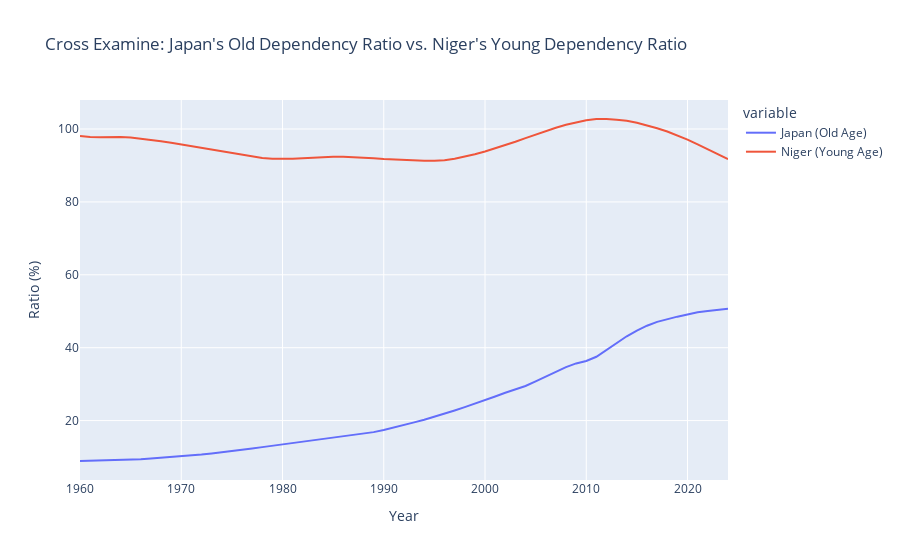

Notebook source saved alongside this figure:
### Code cell
# Cross Examine
variable_labels = {"SP.POP.DPND.OL": "Old Age Dependency Ratio",
                   "SP.POP.DPND.YG": "Young Age Dependency Ratio"}

df = wbdata.get_dataframe(variable_labels, country=countries, parse_dates=True)
df = df.unstack('country')

comparison_df = df.loc[:, [
    ('Old Age Dependency Ratio', 'Japan'), 
    ('Young Age Dependency Ratio', 'Niger')
]]

comparison_df.index = comparison_df.index.year
comparison_df.columns = ['Japan (Old Age)', 'Niger (Young Age)'] # Rename for the legend

fig = comparison_df.plot(
    title="Cross Examine: Japan's Old Dependency Ratio vs. Niger's Young Dependency Ratio",
    labels={'value': 'Ratio (%)', 'date': 'Year'}
)

fig.show()

### Figure 1 — Plotly figure (JSON) as saved in the notebook; plotly's stock layout.template omitted (floating-point values rounded to 4 significant figures)
{"data": [{"hovertemplate": "variable=Japan (Old Age)<br>Year=%{x}<br>Ratio (%)=%{y}<extra></extra>", "legendgroup": "Japan (Old Age)", "line": {"color": "#636efa", "dash": "solid"}, "marker": {"symbol": "circle"}, "mode": "lines", "name": "Japan (Old Age)", "orientation": "v", "showlegend": true, "type": "scatter", "x": [1960, 1961, 1962, 1963, 1964, 1965, 1966, 1967, 1968, 1969, 1970, 1971, 1972, 1973, 1974, 1975, 1976, 1977, 1978, 1979, 1980, 1981, 1982, 1983, 1984, 1985, 1986, 1987, 1988, 1989, 1990, 1991, 1992, 1993, 1994, 1995, 1996, 1997, 1998, 1999, 2000, 2001, 2002, 2003, 2004, 2005, 2006, 2007, 2008, 2009, 2010, 2011, 2012, 2013, 2014, 2015, 2016, 2017, 2018, 2019, 2020, 2021, 2022, 2023, 2024], "xaxis": "x", "y": [8.914, 8.993, 9.013, 9.037, 9.106, 9.229, 9.405, 9.619, 9.801, 9.98, 10.14, 10.35, 10.68, 11.0, 11.3, 11.61, 11.96, 12.33, 12.72, 13.09, 13.44, 13.8, 14.16, 14.44, 14.81, 15.23, 15.58, 15.95, 16.35, 16.84, 17.42, 18.07, 18.78, 19.51, 20.25, 21.03, 21.88, 22.79, 23.7, 24.61, 25.58, 26.62, 27.63, 28.52, 29.49, 30.75, 32.1, 33.39, 34.65, 35.69, 36.36, 37.51, 39.35, 41.32, 43.13, 44.7, 46.03, 47.09, 47.91, 48.52, 49.13, 49.74, 50.06, 50.28, 50.66], "yaxis": "y"}, {"hovertemplate": "variable=Niger (Young Age)<br>Year=%{x}<br>Ratio (%)=%{y}<extra></extra>", "legendgroup": "Niger (Young Age)", "line": {"color": "#EF553B", "dash": "solid"}, "marker": {"symbol": "circle"}, "mode": "lines", "name": "Niger (Young Age)", "orientation": "v", "showlegend": true, "type": "scatter", "x": [1960, 1961, 1962, 1963, 1964, 1965, 1966, 1967, 1968, 1969, 1970, 1971, 1972, 1973, 1974, 1975, 1976, 1977, 1978, 1979, 1980, 1981, 1982, 1983, 1984, 1985, 1986, 1987, 1988, 1989, 1990, 1991, 1992, 1993, 1994, 1995, 1996, 1997, 1998, 1999, 2000, 2001, 2002, 2003, 2004, 2005, 2006, 2007, 2008, 2009, 2010, 2011, 2012, 2013, 2014, 2015, 2016, 2017, 2018, 2019, 2020, 2021, 2022, 2023, 2024], "xaxis": "x", "y": [98.11, 97.81, 97.76, 97.83, 97.84, 97.7, 97.41, 97.06, 96.65, 96.21, 95.74, 95.25, 94.75, 94.24, 93.74, 93.25, 92.77, 92.35, 92.03, 91.84, 91.79, 91.86, 91.98, 92.13, 92.28, 92.38, 92.37, 92.3, 92.16, 91.96, 91.76, 91.59, 91.47, 91.36, 91.29, 91.27, 91.42, 91.84, 92.39, 93.07, 93.84, 94.67, 95.56, 96.52, 97.51, 98.49, 99.44, 100.3, 101.2, 101.9, 102.4, 102.7, 102.7, 102.5, 102.2, 101.7, 101.0, 100.2, 99.32, 98.28, 97.1, 95.78, 94.42, 93.07, 91.73], "yaxis": "y"}], "layout": {"legend": {"title": {"text": "variable"}, "tracegroupgap": 0}, "title": {"text": "Cross Examine: Japan's Old Dependency Ratio vs. Niger's Young Dependency Ratio"}, "xaxis": {"anchor": "y", "domain": [0, 1], "title": {"text": "Year"}}, "yaxis": {"anchor": "x", "domain": [0, 1], "title": {"text": "Ratio (%)"}}}}
